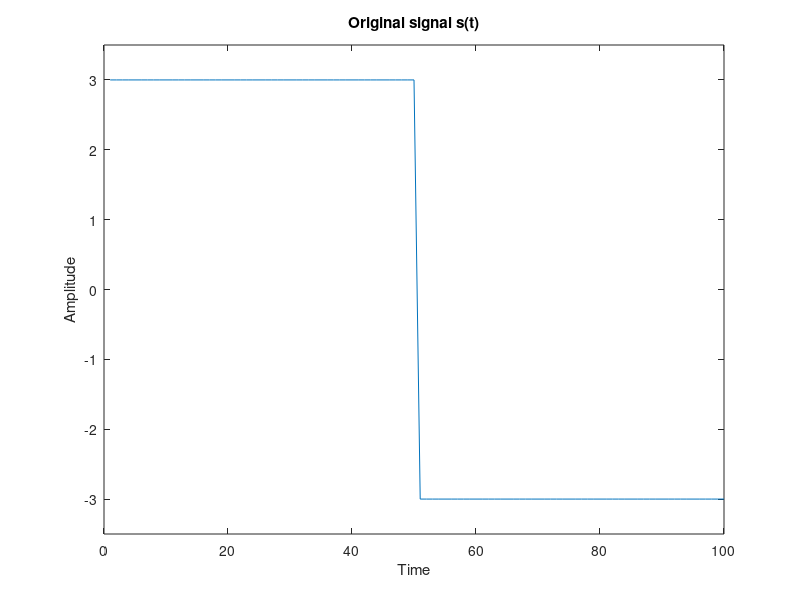
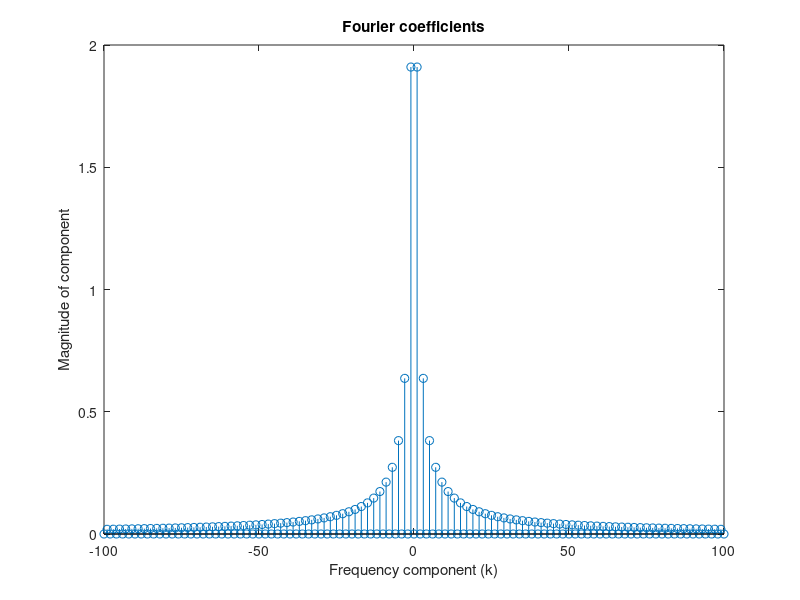
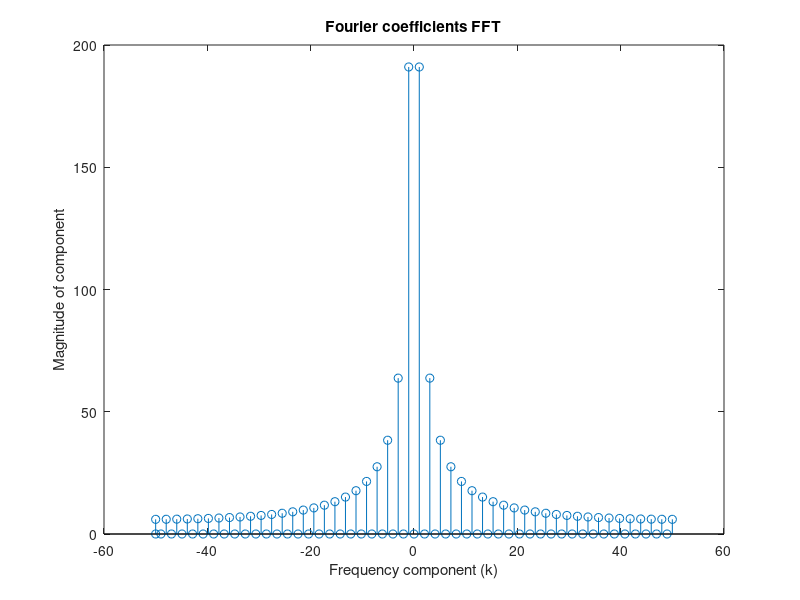
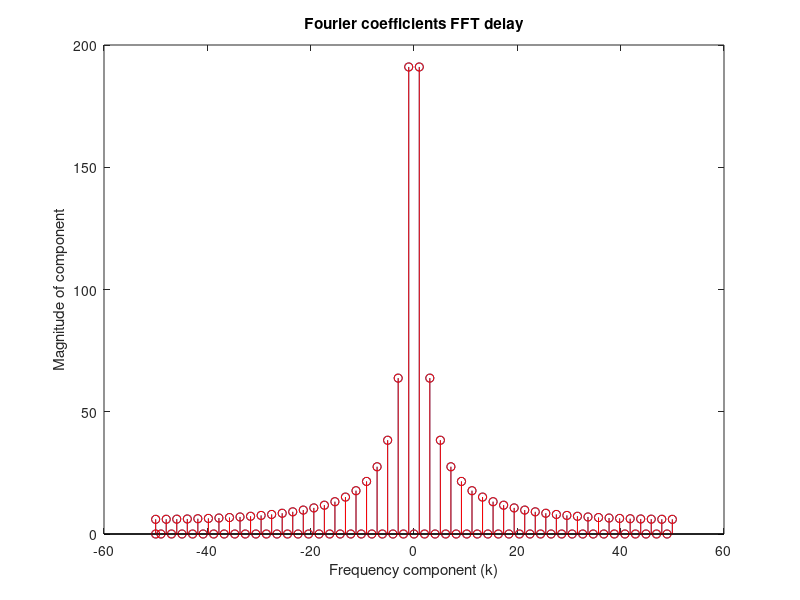

These figures' MATLAB source, in order:
close all;
A = 3;
T = 100;
x = 1:T;
s = -A*ones(1, T);
s(1:(T/2)) = A;
 
h = figure;
plot(x,s);
ylabel('Amplitude');
xlabel('Time');
ylim([-A-0.5, A+0.5]);
title('Original signal s(t)');
print(h, '-dpng', 'original_signal.png');
 
cmax = 100;
kv = -cmax:cmax;
N = length(kv);
coef = zeros(N,1);
for i=1:N
    k = kv(i);
    if mod(k,2) ~= 0
        coef(i) = (2*A) / (j*pi*k);
    end
end
 
h = figure;
stem(kv, abs(coef));
xlabel('Frequency component (k)');
ylabel('Magnitude of component');
title('Fourier coefficients');
print(h, '-dpng', 'coefficients.png');

%% Plot DFT of initial signal
h = figure;
fx = zeros(1, T);
findex = T/2*linspace(0,1,T/2);
fx((T/2)+1:end) = findex;
fx(1:T/2) = [-T/2, -findex(end:-1:2)];
fs = fft(s);
stem(fx, abs(fftshift(fs)));
xlabel('Frequency component (k)');
ylabel('Magnitude of component');
title('Fourier coefficients FFT');
print(h, '-dpng', 'coefficients_before_amod.png');

%% Plot DFT of initial signal
sp = zeros(1, length(s));
for t = 1 : length(s)
    sp(t) = s(t) * exp(j*2*pi*10);
end
h = figure;
fx = zeros(1, T);
findex = T/2*linspace(0,1,T/2);
fx((T/2)+1:end) = findex;
fx(1:T/2) = [-T/2, -findex(end:-1:2)];
fsp = fft(sp);
stem(fx, abs(fftshift(fsp)));
hold on;
stem(fx, abs(fftshift(fs)), 'r');
xlabel('Frequency component (k)');
ylabel('Magnitude of component');
title('Fourier coefficients FFT delay');
print(h, '-dpng', 'coefficients_before_amod.png');
 
%% 
sr = zeros(1, T);
for t=1:T
    for i=1:N
        sr(t) = sr(t) + coef(i)*exp(j*2*pi*kv(i)*t/T);
    end
end
 
h=figure;
plot(1:T, sr);
ylim([-A-1, A+1]);
title('Reconstructed signal s(t)');
ylabel('Amplitude');
xlabel('Time');
print(h, '-dpng', 'reconstructed_signal.png');